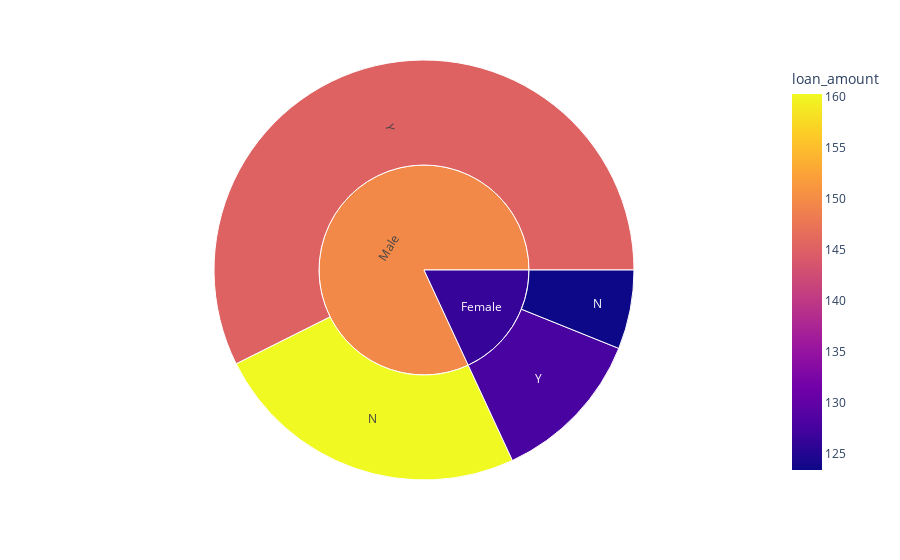

The notebook cell saved with this chart:
### Markdown cell above
Comparison between Genders in getting the Loan shows that a Male Individual has more chance of repaying the Loan.

Comparison between Married Status in getting the Loan shows that a Married Individual has more chance of repaying the Loan.
   
Comparison between Education Status of an Individual in getting the Loan shows that a Graduate Individual has more chance of repaying the Loan.
    
Comparison between Self-Employed or Not in getting the Loan shows that Not Self-Employed has more chance of repaying the Loan.

Comparison between Credit History for getting the Loan shows that an individual with a credit history has more chance of repaying the Loan.
    
Comparison between Property Area for getting the Loan shows that People living in Semi-Urban Area have more chance to repay the Loan.

### Code cell
px.sunburst( data_frame=df,path=['gender','loan_status'], color='loan_amount')

### Figure 1 — Plotly figure (JSON) as saved in the notebook; plotly's stock layout.template omitted (floating-point values rounded to 4 significant figures)
{"data": [{"branchvalues": "total", "customdata": [[123.4], [160.3], [127.8], [145.3], [126.3], [149.8]], "domain": {"x": [0, 1], "y": [0, 1]}, "hovertemplate": "loan_amount=%{color}<br>labels=%{label}<br>count=%{value}<br>parent=%{parent}<br>id=%{id}<extra></extra>", "ids": ["Female/N", "Male/N", "Female/Y", "Male/Y", "Female", "Male"], "labels": ["N", "N", "Y", "Y", "Female", "Male"], "marker": {"coloraxis": "coloraxis", "colors": [123.4, 160.3, 127.8, 145.3, 126.3, 149.8]}, "name": "", "parents": ["Female", "Male", "Female", "Male", "", ""], "type": "sunburst", "values": [33, 133, 65, 311, 98, 444]}], "layout": {"coloraxis": {"colorbar": {"title": {"text": "loan_amount"}}, "colorscale": [[0, "#0d0887"], [0.1111, "#46039f"], [0.2222, "#7201a8"], [0.3333, "#9c179e"], [0.4444, "#bd3786"], [0.5556, "#d8576b"], [0.6667, "#ed7953"], [0.7778, "#fb9f3a"], [0.8889, "#fdca26"], [1, "#f0f921"]]}, "legend": {"tracegroupgap": 0}, "margin": {"t": 60}}}
